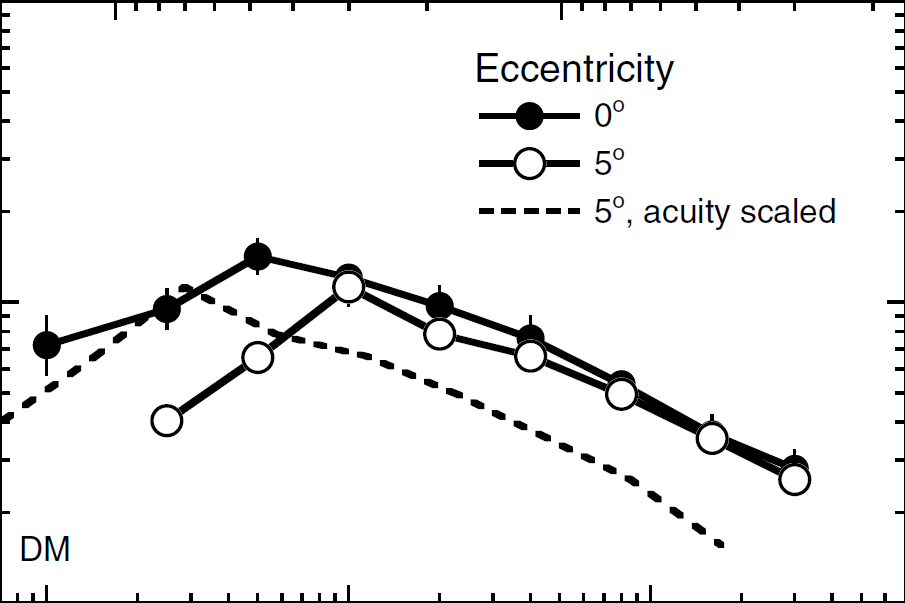
%> input picture MATLAB/eff_vs_size_orig.png, 905 x 603 px
$ octave eff_vs_size_compare_plots.m   (GNU Octave 9; MATLAB toolbox functions it lacks are replaced by stand-ins)
%> lines starting %> are read from the running program, lines starting %| are printed output that depends on the picture; in (x1, y1, x2, y2) boxes, pixels count from 0 and x2, y2 are one past the last pixel; in counts of white or black regions, pixels touching at a corner belong together; the program's own positions count from 1
%%
x  = [0.1,   0.25,  0.5,  1,    2,     4,     8,     16,    30];

y0 = [0.0715, 0.095, 0.14, 0.12, 0.097, 0.075, 0.053, 0.036, 0.0275];
y5 = [nan    0.04  0.065, 0.111, 0.078, 0.065, 0.049, 0.035, 0.0255];


S = imread('eff_vs_size_orig.png');
%> S is the input picture: size 603x905x3 uint8; mean R, G, B 239.9, 239.9, 239.9
S_gray = flipud( rgb2gray(S) );
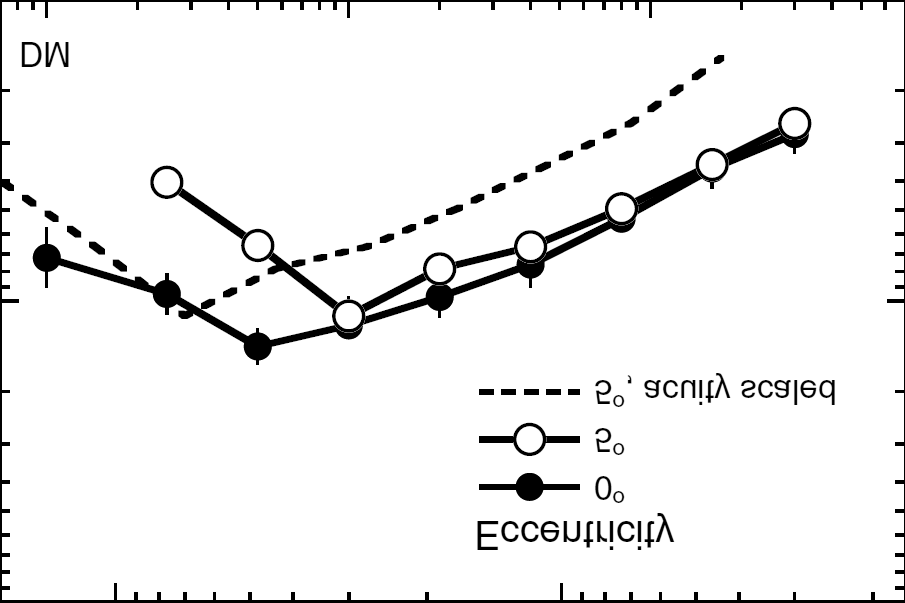
%> S_gray: size 603x905 uint8; min 0, max 255, mean 239.9

ylims_img = [.0107 1];
xlims_img = [0.108, 70];

ylims_ax = [.01 1];
xlims_ax = [0.07, 70];

ylims_orig = [.01 1];
xlims_orig = [0.07, 70];

ylims_line = [.01 1];
xlims_line = [0.07, 70];


xx = linspace(xlims_img(1), xlims_img(2), size(S_gray,2));
%> xx = 905 values from 0.108 to 70
yy = linspace(ylims_img(1), ylims_img(2), size(S_gray,1));
%> yy = 603 values from 0.0107 to 1

figure(55); clf; hold on; box on;
imagesc(xx, yy, S_gray); colormap('gray');
axis

h(1) = plot(x, y0, 'ro-', 'markersize', 13, 'markerfacecolor', 'r', 'linewidth', 3);
h(2) = plot(x, y5, 'ro-', 'markersize', 13, 'markerfacecolor', 'b', 'linewidth', 3);
set(gca, 'xscale', 'log', 'yscale', 'log', 'tickDir', 'out')
drawHorizontalLine(ylims_line, 'color', 'r')
%> (this line was passed over: drawHorizontalLine is not available in this run)
drawVerticalLine(xlims_line, 'color', 'r')
%> (this line was passed over: drawVerticalLine is not available in this run)
xlim(xlims_ax)
ylim(ylims_ax);
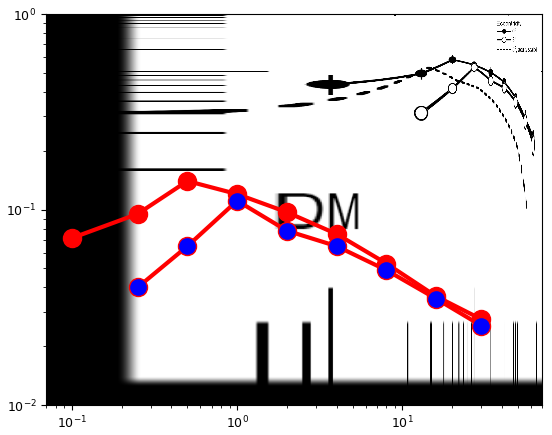
%> figure redrawn from the program's plot data

$ run again, with MATLAB/filter_gain.png copied over MATLAB/eff_vs_size_orig.png
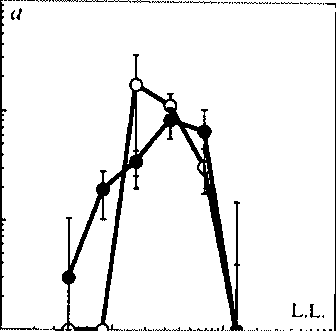
%> input picture MATLAB/filter_gain.png, 336 x 331 px
%> S is the input picture: size 331x336x3 uint8; 93.1% white; 90 black regions (76 under 20 px), largest, box (x1, y1, x2, y2) and area: (50, 54, 243, 331) 5815, (0, 0, 39, 330) 846, (334, 12, 336, 331) 356
%> `S_gray = flipud( rgb2gray(S) );`:
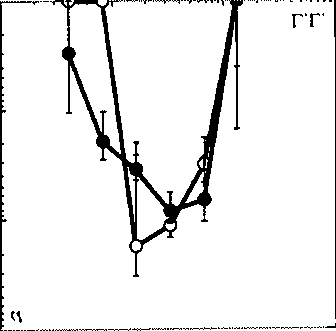
%> S_gray: size 331x336 uint8; 93.1% white; 90 black regions (76 under 20 px), largest, box (x1, y1, x2, y2) and area: (50, 0, 243, 277) 5815, (0, 1, 39, 331) 846, (334, 0, 336, 319) 356
%> `ylim(ylims_ax);`:
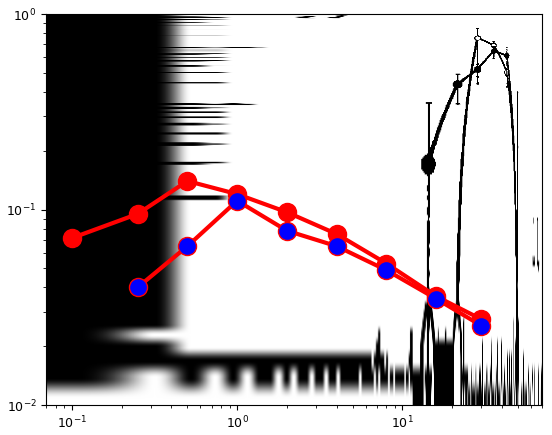
%> figure redrawn from the program's plot data

$ run again, with MATLAB/pelli94_3a.png copied over MATLAB/eff_vs_size_orig.png
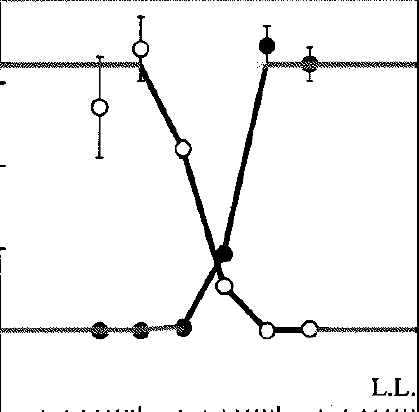
%> input picture MATLAB/pelli94_3a.png, 419 x 412 px
%> S is the input picture: size 412x419x3 uint8; min 0, max 255, mean 241.7
%> `S_gray = flipud( rgb2gray(S) );`:
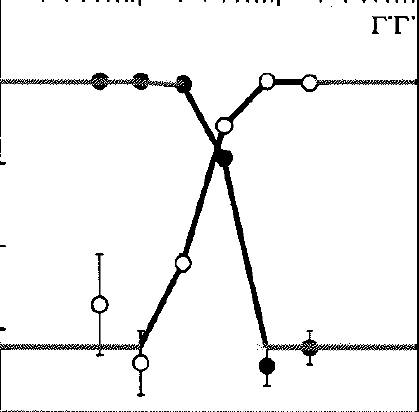
%> S_gray: size 412x419 uint8; min 0, max 255, mean 241.7
%> `ylim(ylims_ax);`:
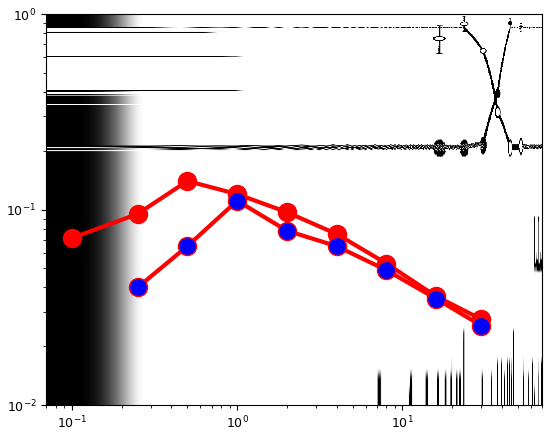
%> figure redrawn from the program's plot data

$ run again, with MATLAB/pelli94_3b.png copied over MATLAB/eff_vs_size_orig.png
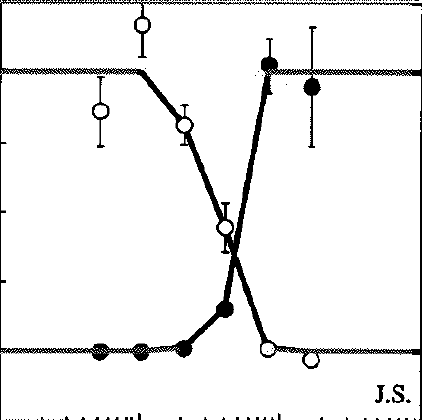
%> input picture MATLAB/pelli94_3b.png, 422 x 420 px
%> S is the input picture: size 420x422x3 uint8; min 0, max 255, mean 239.4
%> `S_gray = flipud( rgb2gray(S) );`:
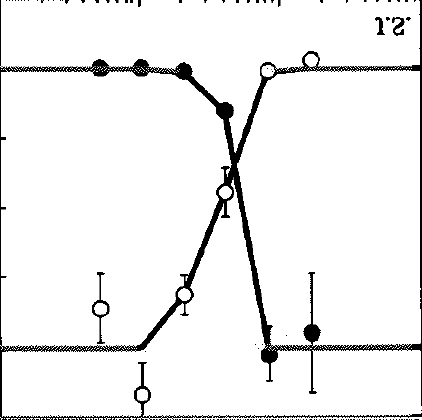
%> S_gray: size 420x422 uint8; min 0, max 255, mean 239.4
%> `ylim(ylims_ax);`:
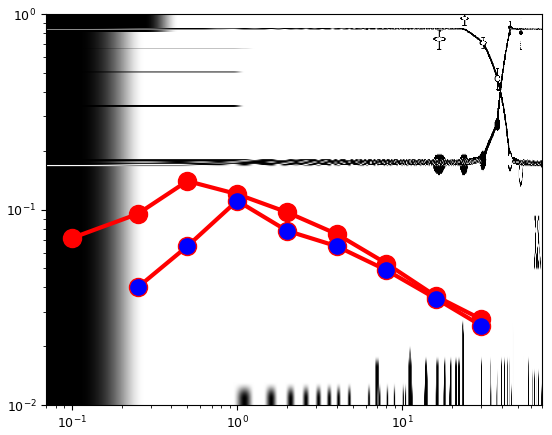
%> figure redrawn from the program's plot data
